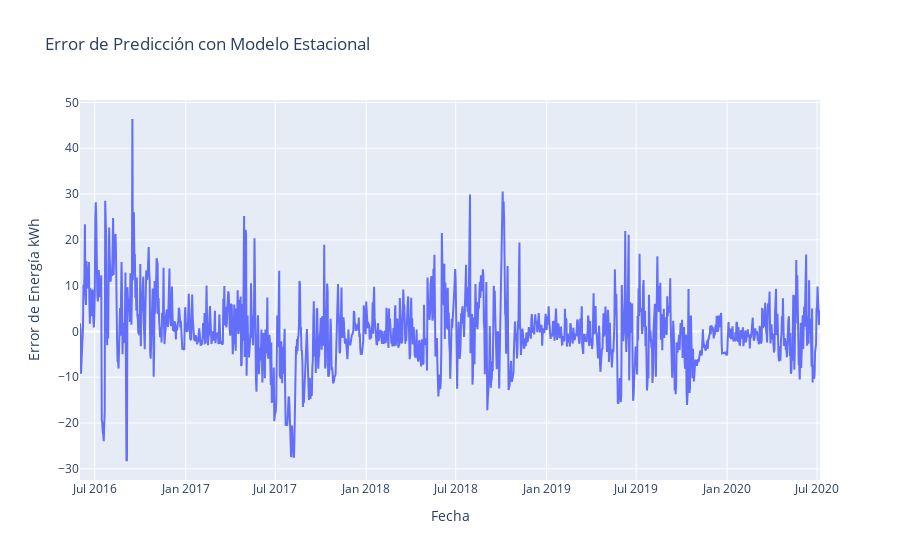

The notebook cell this image was saved under:
### Markdown cell above
3. Al observar el grafico de erro de prediccion, se observa un patron recurrente que nos hace pensar que existe un comportamiento estacional en la serie.Este patron ocurren entre jan de un año hasta el otro.

### Code cell
class FourierFeatures(BaseEstimator, TransformerMixin):
    def __init__(self, period, n_fourier_terms):
        self.period = period
        self.n_fourier_terms = n_fourier_terms
    
    def fit(self, X, y=None):
        return self
    
    def transform(self, X, y=None):
        X = np.atleast_2d(np.asarray(X)).reshape(-1)
        results = np.zeros((X.shape[0], 2 * self.n_fourier_terms))
        for i in range(1, self.n_fourier_terms + 1):
            results[:, 2 * (i - 1)] = np.sin(2 * np.pi * i * X / self.period)
            results[:, 2 * (i - 1) + 1] = np.cos(2 * np.pi * i * X / self.period)
        return results


data['days_since_start'] = (data['date'] - data['date'].min()).dt.days

# creamos el pipeline
pipeline_seasonal = Pipeline([
    ('fourier', FourierFeatures(period=365, n_fourier_terms=3)),
    ('linear_regression', LinearRegression())
])

# nos aseguramos de tranf bien
pipeline_seasonal.fit(data[['days_since_start']], data['Energy_kWh'])

#predecir los valores
predictions = pipeline_seasonal.predict(data[['days_since_start']])

# MAE
mae = mean_absolute_error(data['Energy_kWh'], predictions)

# graficamos los errores
fig = go.Figure()
fig.add_trace(go.Scatter(x=data['date'], y=data['Energy_kWh'] - predictions, mode='lines', name='Error'))
fig.update_layout(title='Error de Predicción con Modelo Estacional',
                  xaxis_title='Fecha',
                  yaxis_title='Error de Energía kWh')
fig.show()

print(f"MAE: {mae}")

### Figure 1 — Plotly figure (JSON) as saved in the notebook; plotly's stock layout.template omitted (floating-point values rounded to 4 significant figures; data arrays with more than 128 entries replaced by an {"elided": "..."} marker saying what was removed)
{"data": [{"mode": "lines", "name": "Error", "type": "scatter", "x": {"elided": "1498 str values"}, "y": {"elided": "1498 float values"}}], "layout": {"title": {"text": "Error de Predicción con Modelo Estacional"}, "xaxis": {"title": {"text": "Fecha"}}, "yaxis": {"title": {"text": "Error de Energía kWh"}}}}
